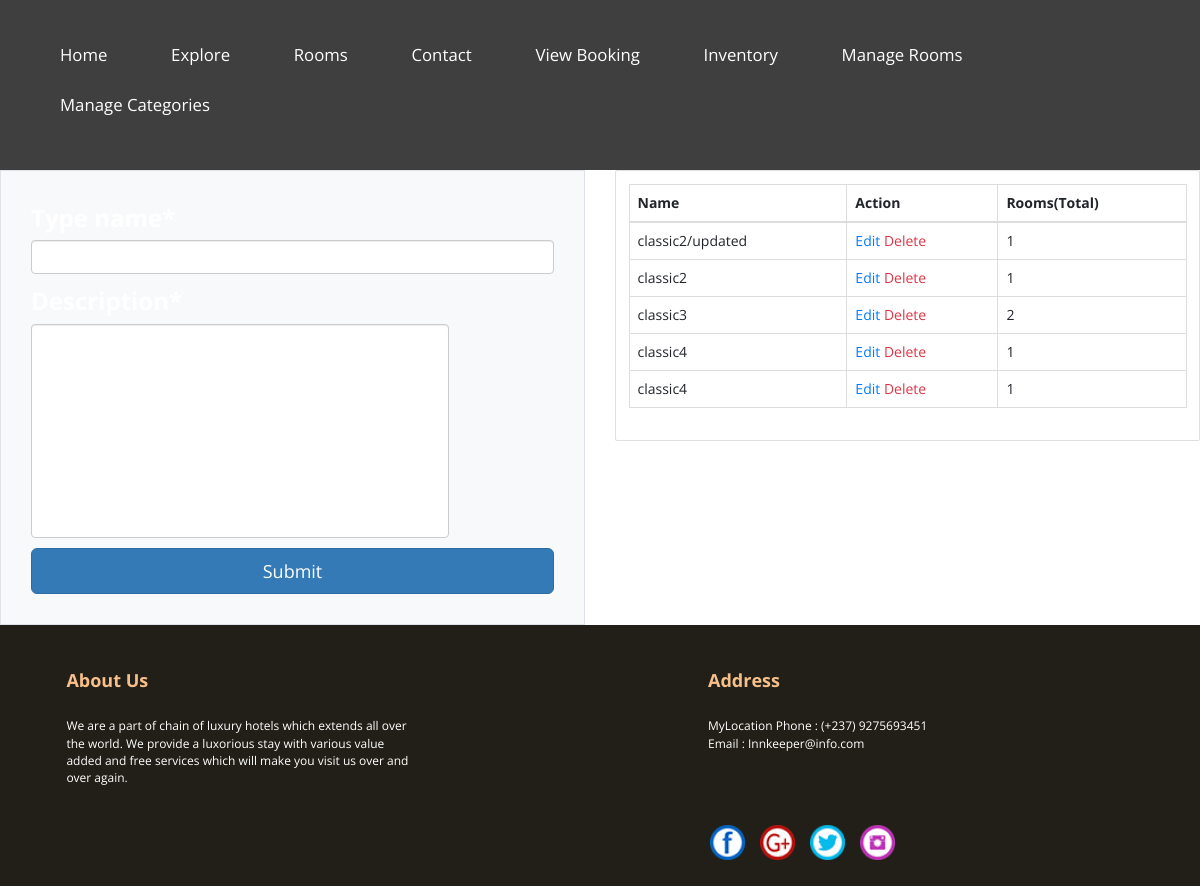
/room_types/, run on the app's committed database.
### hotel/models.py (models this page shows, shortened)
class RoomType(models.Model):
    type_name = models.CharField(max_length=50)
    description = models.TextField()

### hotel/views.py (the view)
# urls.py: path('room_types/', views.manage_room_types, name='room_types'),
def manage_room_types(request):
    room_types = RoomType.objects.all()
    if request.method == 'POST':
        form = RoomTypeForm(request.POST)
        if form.is_valid():
            form.save()
            return redirect('room_types')
    else:
        form = RoomTypeForm()
    return render(request, 'hotel/room_types.html', {'room_types': room_types, 'form': form})

### hotel/forms.py
class RoomTypeForm(forms.ModelForm):
    class Meta:
        model = RoomType
        fields = ['type_name', 'description']

### hotel/templates/hotel/room_types.html (shortened to what this page needs)
{% extends "hotel/base.html" %}
{% load crispy_forms_tags %}
{% block content %}
<div class="row">
    <div class="col-md-6">
        <form class="p-4 p-md-5 border rounded-3 bg-light"method ="POST">
            {{ form|crispy }}
            <button class="w-100 btn btn-lg btn-primary" type="submit">Submit</button>
        </form>
    </div>
    <div class="col-md-6">
        <div class="card">
        <div class="card-body">
            <table class="table table-bordered">
                <thead>
                    <tr>
                        <th scope="col">Name</th>
                        <th scope="col">Action</th>
                        <th scope="col">Rooms(Total)</th>
                    </tr>
                </thead>
                <tbody>
                    {% for room_type in room_types %}
                    <tr>
                        <td>{{room_type.type_name}}</td>
                        <td> <a class="text-primary" href="{% url 'update-room-category' room_type.id %}">Edit</a><a class="text-danger" href="{% url  'delete-category' room_type.id %}"> Delete</a></td>
                        <td>{{ room_type.room_set.all.count}}</td>
                    </tr>
                    {% endfor %}
                </tbody>
            </table>
        </div>
    </div>
    </div>
</div>
{% endblock content %}

### hotel/static/css/main.css (style rules this page uses)
* { margin: 0; padding: 0; font-family: 'Open Sans', sans-serif; }
input, select, textarea, input::-webkit-input-placeholder { font-size: 2vw; }
input, select, textarea { color: #f7c08a; }
label { font-size: 2vw; color: #fff; font-weight: 700; }
input[type=text]:nth-child(1),input[type=email],textarea { display: block; margin: 5%; padding: 1% 3%; width: 80%; }
textarea { max-width: 80% ; resize: none; }

### data on the page
RoomType: type_name "classic2/updated", room_set.all.count "1"
RoomType: type_name "classic2", room_set.all.count "1"
RoomType: type_name "classic3", room_set.all.count "2"
RoomType: type_name "classic4", room_set.all.count "1"
RoomType: type_name "classic4", room_set.all.count "1"
